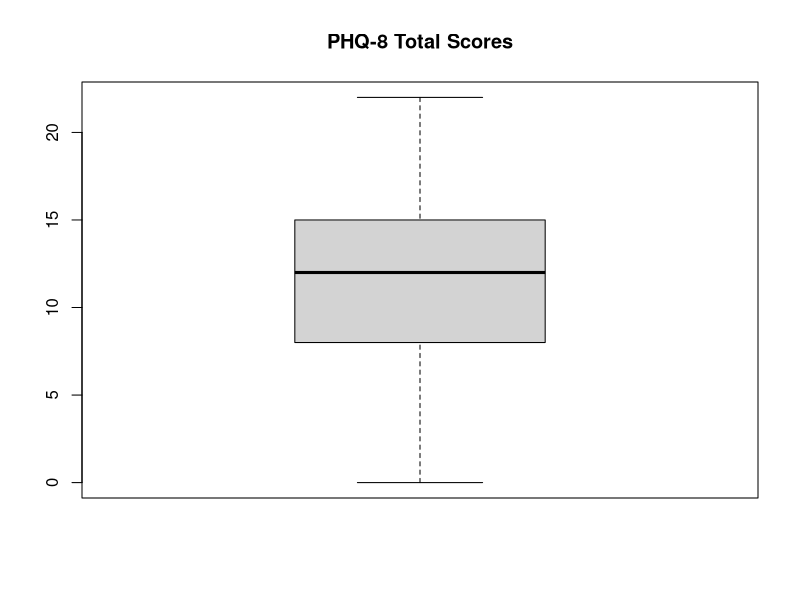
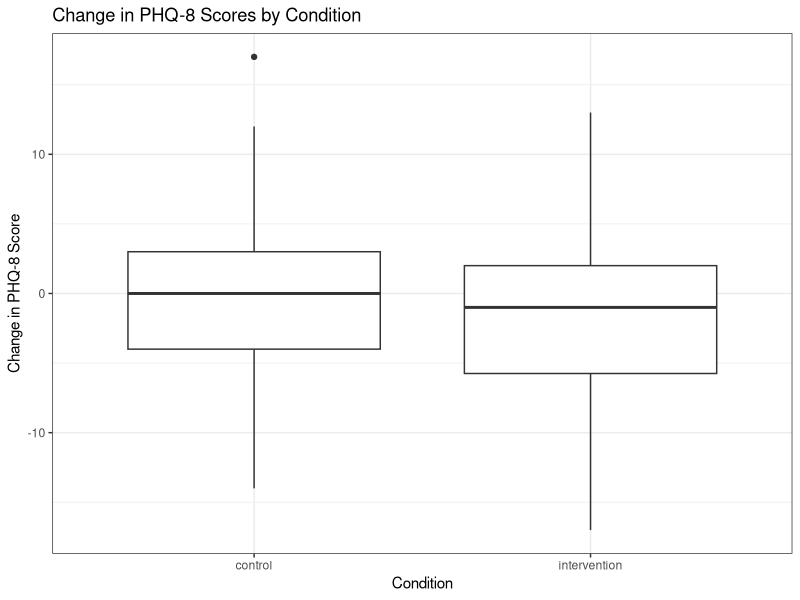
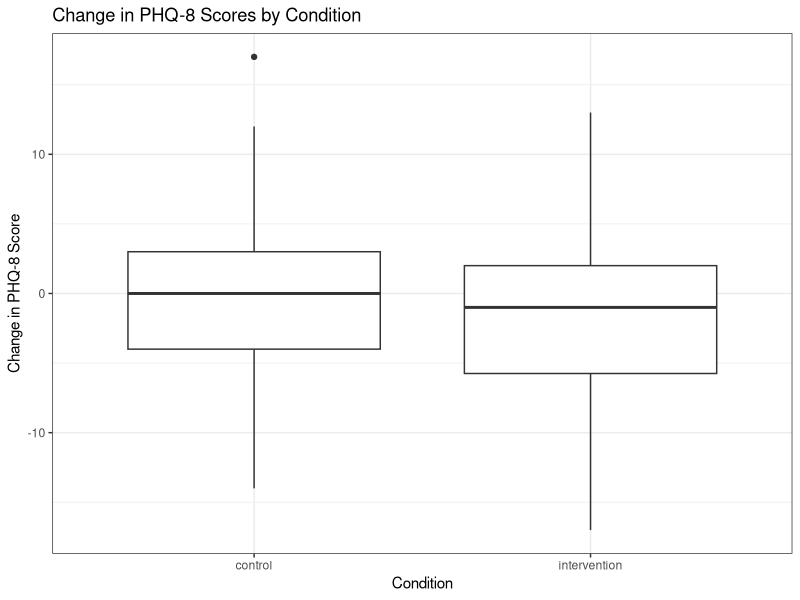

Recreate these plots in R, in order.
library(dplyr)
library(tidyr)
library(readxl) # Load the readxl package

# 1. Load the data
data <- read_excel("task.xlsx") # Replace with your actual file name

# 2. Inspect the data
head(data)
str(data)
summary(data)

# 3. Rename Columns for Easier Use (Very Important!)
colnames(data) <- c("Time", "Study_ID", "Condition",
                    "PHQ_1", "PHQ_2", "PHQ_3", "PHQ_4", "PHQ_5", "PHQ_6", "PHQ_7", "PHQ_8",
                    "GAD_1", "GAD_2", "GAD_3", "GAD_4", "GAD_5", "GAD_6", "GAD_7",
                    "Age", "Form", "Gender")

# 4. Convert Text Responses to Numerical Scores
# Define the recoding function
recode_responses <- function(x) {
  case_when(
    x == "Not at all" ~ 0,
    x == "Several days (between 2 and 7 days)" ~ 1,
    x == "Over half the days (more than 7 days)" ~ 2,
    x == "Nearly/almost every day" ~ 3,
    TRUE ~ NA_real_  # Handle unexpected values as NA
  )
}

# Apply the recoding function to the PHQ and GAD columns
phq_gad_cols <- c(paste0("PHQ_", 1:8), paste0("GAD_", 1:7))
data <- data %>%
  mutate(across(all_of(phq_gad_cols), recode_responses))


# 5. Convert Data Types
data$Time <- as.factor(data$Time)
data$Condition <- as.factor(data$Condition)
data$Age <- as.numeric(data$Age)  # Ensure Age is numeric
data$Gender <- as.factor(data$Gender)

# 6. Handle Missing Values
# Check for missing values
missing_values <- colSums(is.na(data))
print(missing_values)

# Option A: Impute with the median (more robust to outliers)
for (col in names(data)[sapply(data, is.numeric)]) {
  data[[col]][is.na(data[[col]])] <- median(data[[col]], na.rm = TRUE)
}

# Option B: Remove rows with any NAs (if imputation isn't desired and NAs are few)
data <- data %>% na.omit()

# 7. Calculate Total Scores
data <- data %>%
  mutate(PHQ_8_Total = rowSums(select(., starts_with("PHQ_"))[,1:8], na.rm = TRUE), #Selects only the PHQ_n columns, not PHQ_8_Total column
         GAD_7_Total = rowSums(select(., starts_with("GAD_"))[,1:7], na.rm = TRUE)) #Selects only the GAD_n columns, not GAD_7_Total column

# 8. Check for and Handle Outliers (Example using boxplots)
boxplot(data$PHQ_8_Total, main = "PHQ-8 Total Scores")
# Identify and decide how to handle outliers (e.g., Winsorizing, trimming)

# 9. Remove Duplicates (if any)
data <- data %>% distinct()

# 10. Save the Cleaned Data
write.csv(data, "cleaned_task_data.csv", row.names = FALSE)

print("Data cleaning and preparation complete.  Cleaned data saved to cleaned_task_data.csv")

################################################################################
# Data Analysis (using R):  Effect of Shamiri Intervention on Mental Health #
################################################################################

# Prepare data for analysis:  Create a change score
# First, reshape the data to wide format to easily calculate the difference
data_wide <- data %>%
  pivot_wider(id_cols = c("Study_ID", "Condition", "Age", "Gender"),
              names_from = "Time",
              values_from = "PHQ_8_Total")

# Rename the time columns to baseline and endpoint for easier use
colnames(data_wide)[colnames(data_wide) == "1"] <- "Baseline"
colnames(data_wide)[colnames(data_wide) == "2"] <- "Endpoint"

# Calculate the change in PHQ-8 score (Endpoint - Baseline)
data_wide <- data_wide %>%
  mutate(Change = Endpoint - Baseline)

# Descriptive Statistics
# Calculate mean and SD of change scores for each condition
descriptive_stats <- data_wide %>%
  group_by(Condition) %>%
  summarize(Mean_Change = mean(Change, na.rm = TRUE),
            SD_Change = sd(Change, na.rm = TRUE))
print("Descriptive Statistics of Change Scores:")
print(descriptive_stats)

# Independent Samples t-test
# Compare the change in PHQ-8 scores between the intervention and control groups
t_test_result <- t.test(Change ~ Condition, data = data_wide)
print("Independent Samples t-test Result:")
print(t_test_result)

# Optional:  Boxplot of change scores (requires ggplot2)
# install.packages("ggplot2")  #Uncomment if you don't have ggplot2 installed
library(ggplot2)

boxplot_change <- ggplot(data_wide, aes(x = Condition, y = Change)) +
  geom_boxplot() +
  labs(title = "Change in PHQ-8 Scores by Condition",
       x = "Condition",
       y = "Change in PHQ-8 Score") +
  theme_bw()
print(boxplot_change) # This will display the boxplot

# Save the boxplot to a file (optional)
ggsave("change_score_boxplot.png", boxplot_change, width = 6, height = 4) # Saves in your working directory


print("Data analysis complete.  Results and boxplot (change_score_boxplot.png) have been generated.")

